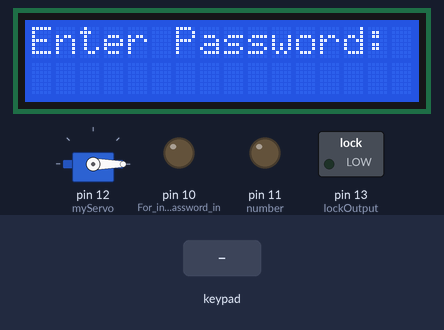
The sketch below on a simulated Arduino Uno, built with avr-gcc and run on an emulated ATmega328P. On the bench: 16×2 character LCD, servo, switched loads named in the sketch (green lamp = pin HIGH), output pins drawn as LEDs (lit = HIGH). Inputs (shaded band) come from the test bench.

Above: at 1.2 s.
1.3 s: keypad keys 1 2 3 A 4 5 6 pressed 0.4 s apart
At 4.5 s:
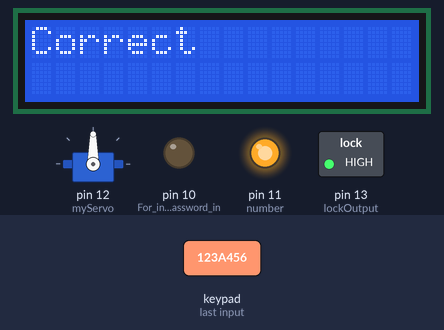
5.6 s: key 'A' pressed
At 6.1 s:
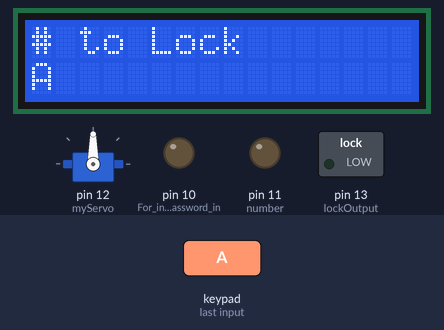
7.1 s: keypad keys 1 2 3 A 4 5 6 * pressed 0.4 s apart
At 10.3 s:
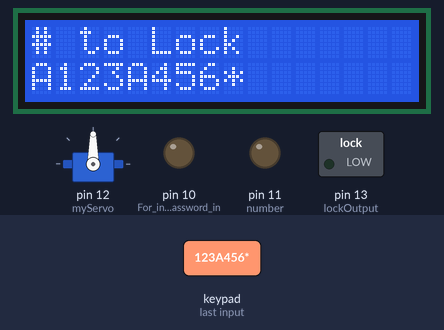
11.8 s: key 'B' pressed
At 12.8 s:
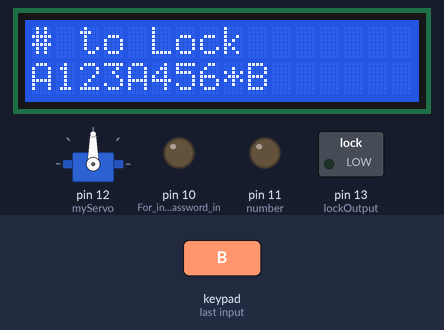
13.3 s: key 'C' pressed
At 14.1 s:
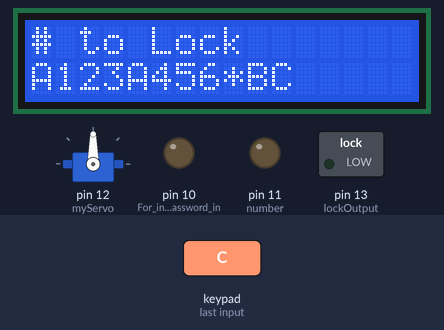
14.8 s: keypad keys 1 2 3 A 4 5 6 A pressed 0.4 s apart
At 17.7 s:
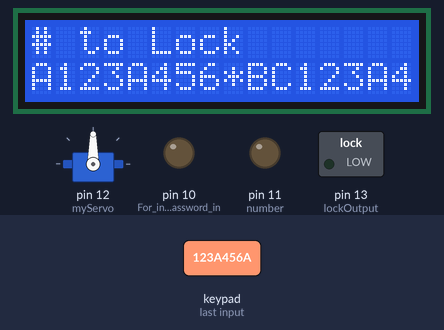
Timing chart, 0 to 19.2 s (numbered marks = the images above; inputs shaded):
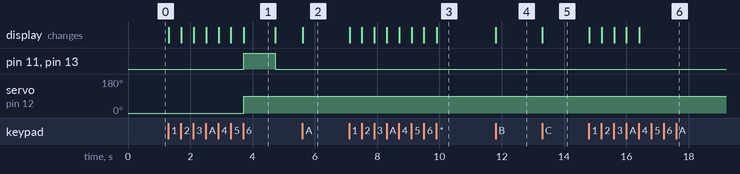

Measured:
- after the input at 1.3 s, pin 11 (number), pin 13 (lockOutput): LOW → HIGH after 2.4 s, → LOW 1.0 s later; servo on pin 12 (myServo): 0° → 90° after 2.4 s; the display: first changes at once (image 1 shows a later state)
- after the input at 5.6 s, the display: changes at once (image 2)
- after the input at 7.1 s, the display: first changes at once (image 3 shows a later state)
- after the input at 11.8 s, the display: changes at once (image 4)
- after the input at 13.3 s, the display: changes at once (image 5)
- after the input at 14.8 s, the display: first changes at once (image 6 shows a later state)
- what the display in image 1 shows lasts 1.0 s, from 3.7 s to 4.7 s

The sketch:

FinalsCode.ino
```cpp
// Include necessary libraries for I2C, LCD, Keypad, and Servo control
#include <Wire.h>
#include <LiquidCrystal_I2C.h>
#include <Keypad.h>
#include <Servo.h>

// Define password length (7 characters + null terminator)
#define Password_Length 8

// Create servo object for lock mechanism
Servo myServo;

// Arrays to hold entered and master password
char Data[Password_Length];
char Master[Password_Length] = "123A456";  // Predefined correct password

// Define pins
int lockOutput = 13;  // Pin connected to lock relay
int number = 11;      // Pin for success indicator (e.g., LED or buzzer)

// Variables for input tracking
byte data_count = 0;  // Number of characters entered
char customKey;       // Last key pressed

// Define keypad matrix size
const byte ROWS = 4;
const byte COLS = 4;

// Keypad layout
char hexaKeys[ROWS][COLS] = {
  {'1', '2', '3', 'A'},
  {'4', '5', '6', 'B'},
  {'7', '8', '9', 'C'},
  {'*', '0', '#', 'D'}
};

// Connect keypad rows and columns to Arduino pins
byte rowPins[ROWS] = {9, 8, 7, 6};
byte colPins[COLS] = {5, 4, 3, 2};

// Initialize keypad and LCD objects
Keypad customKeypad = Keypad(makeKeymap(hexaKeys), rowPins, colPins, ROWS, COLS);
LiquidCrystal_I2C lcd(0x27, 16, 2);  // I2C address 0x27, 16 columns, 2 rows

void setup() {
  // Initialize LCD
  lcd.backlight();
  lcd.init();

  // Set output pins
  pinMode(lockOutput, OUTPUT);
  pinMode(number, OUTPUT);
  pinMode(10, OUTPUT); // For incorrect password indicator

  // Attach servo to control pin
  myServo.attach(12);   // Servo signal wire on pin 12
  myServo.write(0);     // Start with lock closed
}

void loop() {
  // Check if the servo is locked (angle 0)
  if (myServo.read() != 90) {
    lcd.setCursor(0, 0);
    lcd.print("Enter Password:");

    // Read keypress
    customKey = customKeypad.getKey();
    if (customKey) {
      Data[data_count] = customKey;
      lcd.setCursor(data_count, 1);
      lcd.print(Data[data_count]);
      data_count++;
    }

    // If full password entered
    if (data_count == Password_Length - 1) {
      lcd.clear();

      if (!strcmp(Data, Master)) {
        // Password correct
        lcd.print("Correct");
        myServo.write(90);  // Unlock
        digitalWrite(lockOutput, HIGH);
        digitalWrite(number, HIGH);
        delay(1000);
        digitalWrite(lockOutput, LOW);
        digitalWrite(number, LOW);
      } else {
        // Password incorrect
        lcd.print("Incorrect");
        digitalWrite(10, HIGH);  // Error indicator
        delay(1000);
        digitalWrite(10, LOW);
        delay(1000);
      }

      // Clear password data
      lcd.clear();
      clearData();
    }

  } else {
    // Servo is unlocked
    lcd.setCursor(0, 0);
    lcd.print("# to Lock");

    customKey = customKeypad.getKey();
    if (customKey) {
      // Optional: show user input (could be removed for security)
      lcd.setCursor(data_count, 1);
      lcd.print(customKey);
      data_count++;
    }

    if (customKey == '#') {
      myServo.write(0);  // Lock
      lcd.clear();
      clearData();
    }
  }
}

// Reset entered password
void clearData() {
  while (data_count != 0) {
    Data[data_count--] = 0;
  }
}
```
